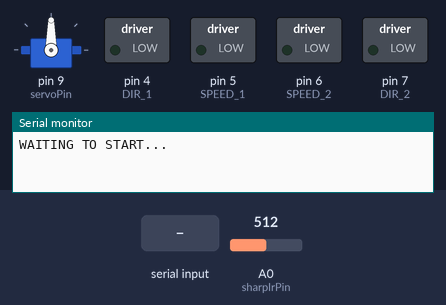
The sketch below on a simulated Arduino Uno, built with avr-gcc and run on an emulated ATmega328P. Parts: servo, switched loads named in the sketch (green lamp = pin HIGH), the last lines printed to the serial monitor. The inputs (shaded band) are chosen by the test bench; at power-on: A0 (sharpIrPin) = 512.

Above: at 1.2 s.
1.3 s: "START\n" received over Serial
At 4.1 s:
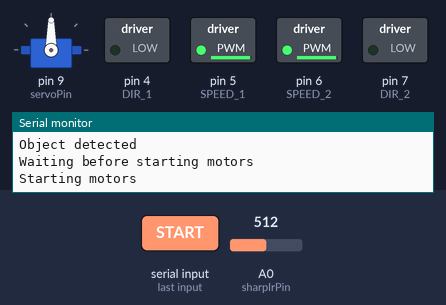
4.3 s: "BAD\n" received over Serial
At 5.5 s:
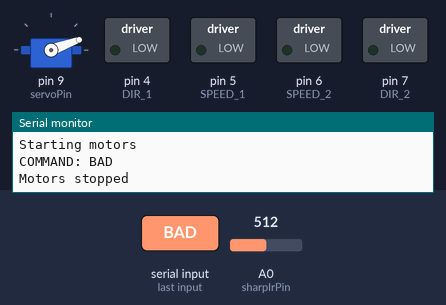
Timing chart, 0 to 12.9 s (numbered marks = the images above; inputs shaded):
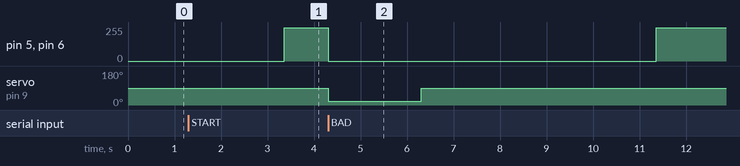

The sketch:

stem.ino
```cpp
#include <Servo.h>

// Подключение сервопривода
Servo myServo;
const int servoPin = 9;

// Подключение инфракрасного дальномера Sharp 2Y0A21
const int sharpIrPin = A0;
const int numSamples = 5;

// Подключение MotorShield
#define SPEED_1 5
#define DIR_1 4
#define SPEED_2 6
#define DIR_2 7

// Флаг обнаружения объекта
bool objectDetected = false;
// Флаг для паузы перед включением моторов
bool delayApplied = false;
// Флаг для управления запуском/остановкой программы
bool programStarted = false;

void setup() {
    Serial.begin(9600);
    Serial.println("WAITING TO START...");

    // Настройка сервопривода
    myServo.attach(servoPin);
    myServo.write(90);  // Среднее положение

    // Настройка MotorShield
    for (int i = 4; i < 8; i++) {
        pinMode(i, OUTPUT);
    }
}

void loop() {
    // Обработка всех входящих команд
    if (Serial.available() > 0) {
        String input = Serial.readStringUntil('\n');
        input.trim();

        Serial.print("COMMAND: ");
        Serial.println(input);

        if (input == "START") {
            programStarted = true;
            Serial.println("PROGRAM STARTED");
            return;
        } else if (input == "STOP") {
            programStarted = false;
            stopMotors();
            objectDetected = false;
            Serial.println("PROGRAM STOPPED");
            return;
        }

        // Если программа не запущена — всё остальное игнорируем
        if (!programStarted) {
            Serial.println("Send 'START' to begin");
            return;
        }

        // Если программа запущена и ждём команду после обнаружения объекта
        if (objectDetected && (input == "BAD" || input == "GOOD" || input == "SKIP")) {
            stopMotors();
            moveServo(input);
            objectDetected = false;
        } else if (objectDetected) {
            Serial.println("Error: wrong command. Wait...");
        }
    }

    if (!programStarted) return;

    // Проверяем обнаружение объекта
    if (!objectDetected && isSharpIrDetected()) {
        objectDetected = true;
        delayApplied = false; // Сбрасываем флаг задержки
        Serial.println("Object detected");
    }

    // Применяем задержку перед включением моторов только один раз
    if (objectDetected && !delayApplied) {
        Serial.println("Waiting before starting motors");
        delay(2000); // Задержка перед включением моторов
        Serial.println("Starting motors");
        startMotors();
        delayApplied = true; // Устанавливаем флаг, чтобы избежать повторной задержки
    }
}

// Запуск моторов
void startMotors() {
    digitalWrite(DIR_1, LOW);
    analogWrite(SPEED_1, 250);
    digitalWrite(DIR_2, LOW);
    analogWrite(SPEED_2, 250);
}

// Остановка моторов
void stopMotors() {
    analogWrite(SPEED_1, 0);
    analogWrite(SPEED_2, 0);
    Serial.println("Motors stopped");
}

// Управление сервоприводом
void moveServo(String command) {
    if (command == "BAD") {
        myServo.write(20);
    } else if (command == "GOOD") {
        myServo.write(160);
    }
    delay(2000);
    myServo.write(90);
    delay(3000);
}

// Обнаружение объекта с помощью Sharp IR
bool isSharpIrDetected() {
    int samples[numSamples];
    for (int i = 0; i < numSamples; i++) {
        samples[i] = analogRead(sharpIrPin);
        delay(10);
    }
    // Сортировка массива (медианное сглаживание)
    for (int i = 0; i < numSamples - 1; i++) {
        for (int j = i + 1; j < numSamples; j++) {
            if (samples[i] > samples[j]) {
                int temp = samples[i];
                samples[i] = samples[j];
                samples[j] = temp;
            }
        }
    }
    int sensorValue = (samples[numSamples / 2 - 1] + samples[numSamples / 2]) / 2;
    float distance = pow((3027.4 / sensorValue), 1.2134);
    if (distance < 9) distance = 9;
    if (distance > 20) distance = 20;
    // Serial.println(distance);
    return (distance < 10);
}
```

Measured:
- after the input at 1.3 s, pin 5 (SPEED_1), pin 6 (SPEED_2): 0/255 → 250/255 after 2.1 s
- after the input at 4.3 s, pin 5 (SPEED_1), pin 6 (SPEED_2): 250/255 → 0/255 at once, → 250/255 7.1 s later; servo on pin 9 (servoPin): 90° → 20° at once, → 90° 2.0 s later
